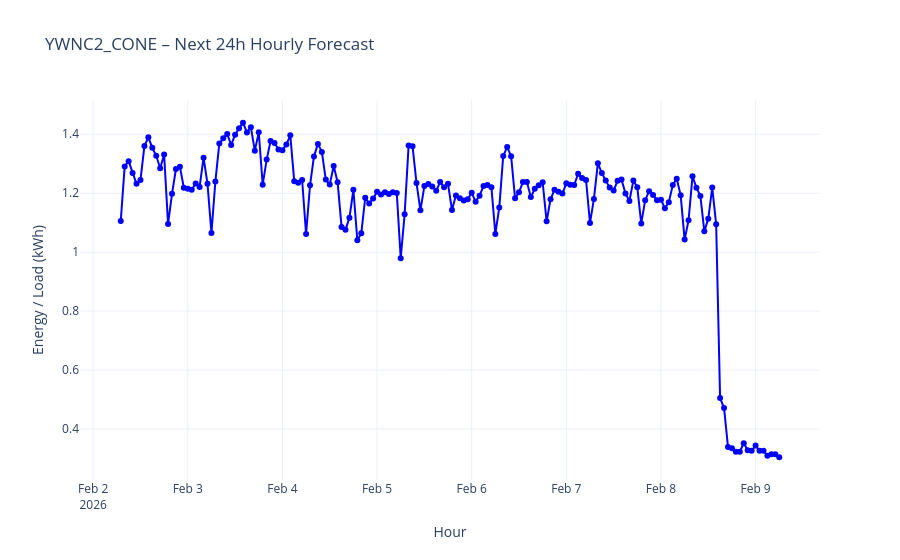
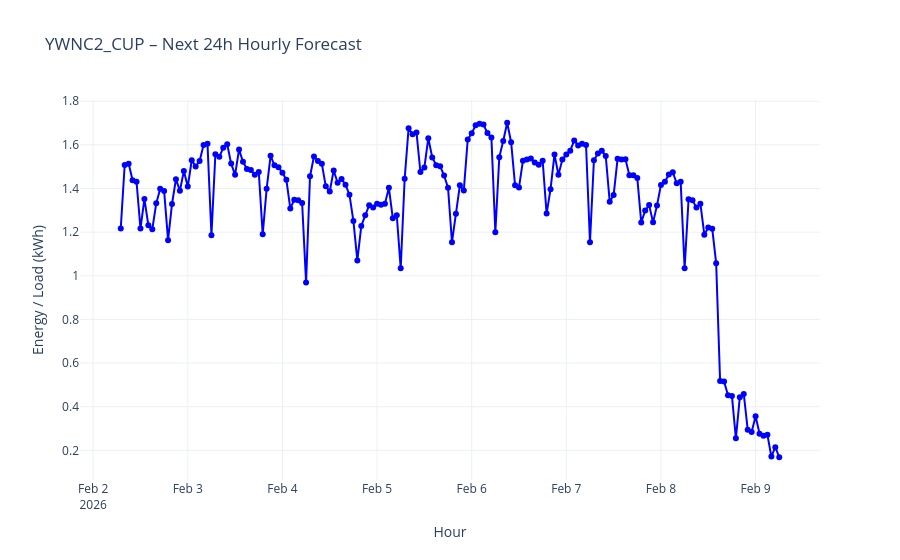
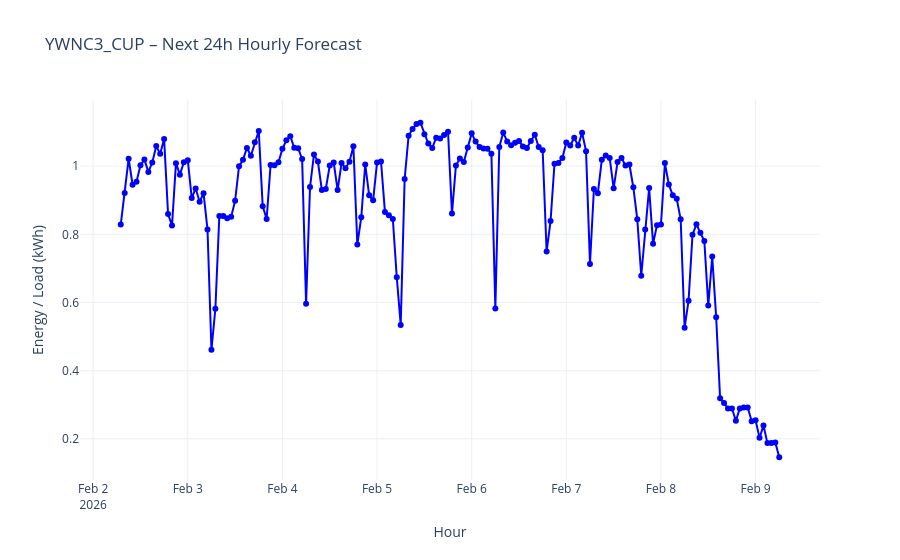
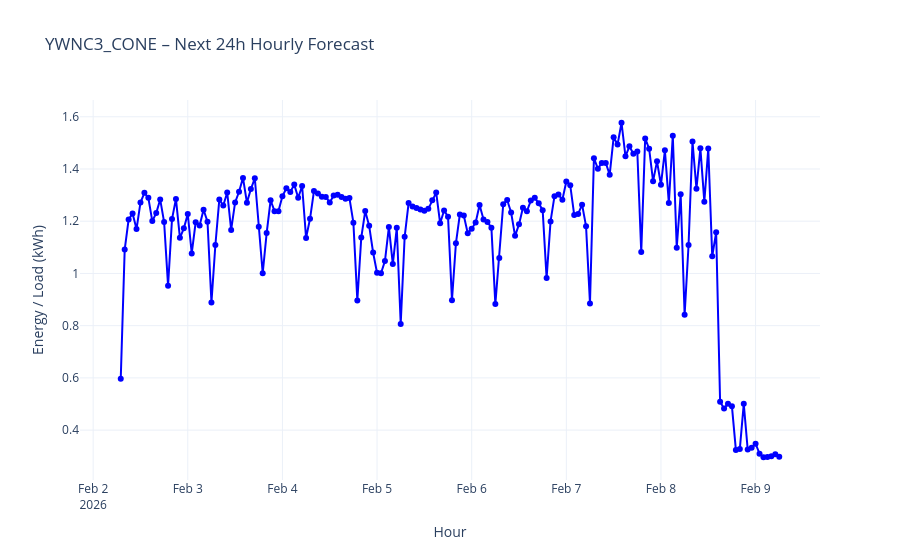

Notebook cell for these charts, in order:
### Code cell
machine_types = df["machine_type"].unique()

for machine in machine_types:
    print(f"Forecasting for: {machine}")

    # Get predictions
    next_day_pred = df[(df['machine_type'] == machine)].drop(
        columns=['machine_type', machine], errors='ignore'
    )

    forecast_df_day = pd.DataFrame(
        {"Predicted": next_day_pred['Predicted_KWH']},
        index=next_day_pred.index
    )

    # -----------------------------
    # Plot only daily forecast (24h line)
    # -----------------------------
    fig_day = go.Figure()

    fig_day.add_trace(go.Scatter(
        x=forecast_df_day.index,
        y=forecast_df_day["Predicted"],
        mode="lines+markers",
        name=f"{machine} – Hourly Forecast",
        line=dict(color='blue', width=2),
        marker=dict(size=6)
    ))

    fig_day.update_layout(
        title=f"{machine} – Next 24h Hourly Forecast",
        xaxis_title="Hour",
        yaxis_title="Energy / Load (kWh)",
        template="plotly_white"
    )

    fig_day.show()

### Figure 1 — Plotly figure (JSON) as saved in the notebook; plotly's stock layout.template omitted (floating-point values rounded to 4 significant figures; data arrays with more than 128 entries replaced by an {"elided": "..."} marker saying what was removed)
{"data": [{"line": {"color": "blue", "width": 2}, "marker": {"size": 6}, "mode": "lines+markers", "name": "YWNC2_CONE – Hourly Forecast", "type": "scatter", "x": {"elided": "168 str values"}, "y": {"elided": "168 float values"}}], "layout": {"title": {"text": "YWNC2_CONE – Next 24h Hourly Forecast"}, "xaxis": {"title": {"text": "Hour"}}, "yaxis": {"title": {"text": "Energy / Load (kWh)"}}}}

### Figure 2 — Plotly figure (JSON) as saved in the notebook; plotly's stock layout.template omitted (floating-point values rounded to 4 significant figures; data arrays with more than 128 entries replaced by an {"elided": "..."} marker saying what was removed)
{"data": [{"line": {"color": "blue", "width": 2}, "marker": {"size": 6}, "mode": "lines+markers", "name": "YWNC2_CUP – Hourly Forecast", "type": "scatter", "x": {"elided": "168 str values"}, "y": {"elided": "168 float values"}}], "layout": {"title": {"text": "YWNC2_CUP – Next 24h Hourly Forecast"}, "xaxis": {"title": {"text": "Hour"}}, "yaxis": {"title": {"text": "Energy / Load (kWh)"}}}}

### Figure 3 — Plotly figure (JSON) as saved in the notebook; plotly's stock layout.template omitted (floating-point values rounded to 4 significant figures; data arrays with more than 128 entries replaced by an {"elided": "..."} marker saying what was removed)
{"data": [{"line": {"color": "blue", "width": 2}, "marker": {"size": 6}, "mode": "lines+markers", "name": "YWNC3_CUP – Hourly Forecast", "type": "scatter", "x": {"elided": "168 str values"}, "y": {"elided": "168 float values"}}], "layout": {"title": {"text": "YWNC3_CUP – Next 24h Hourly Forecast"}, "xaxis": {"title": {"text": "Hour"}}, "yaxis": {"title": {"text": "Energy / Load (kWh)"}}}}

### Figure 4 — Plotly figure (JSON) as saved in the notebook; plotly's stock layout.template omitted (floating-point values rounded to 4 significant figures; data arrays with more than 128 entries replaced by an {"elided": "..."} marker saying what was removed)
{"data": [{"line": {"color": "blue", "width": 2}, "marker": {"size": 6}, "mode": "lines+markers", "name": "YWNC3_CONE – Hourly Forecast", "type": "scatter", "x": {"elided": "168 str values"}, "y": {"elided": "168 float values"}}], "layout": {"title": {"text": "YWNC3_CONE – Next 24h Hourly Forecast"}, "xaxis": {"title": {"text": "Hour"}}, "yaxis": {"title": {"text": "Energy / Load (kWh)"}}}}
